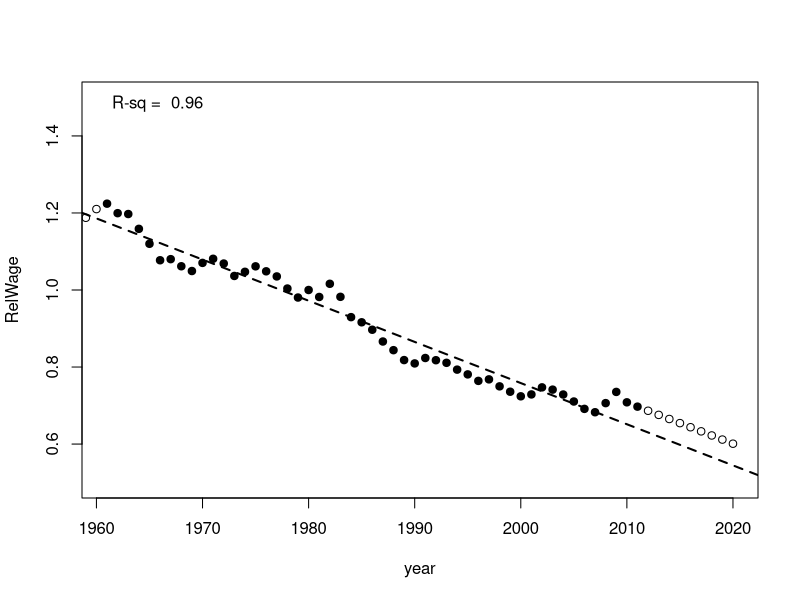
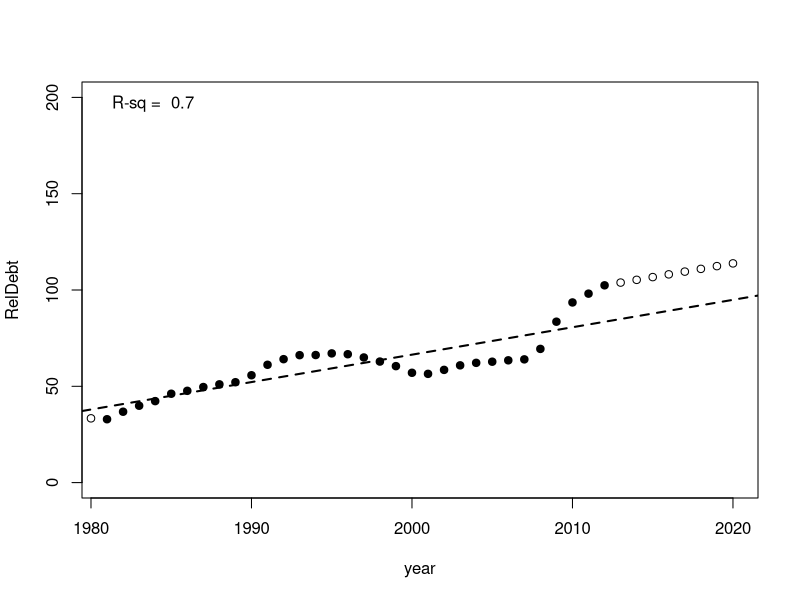
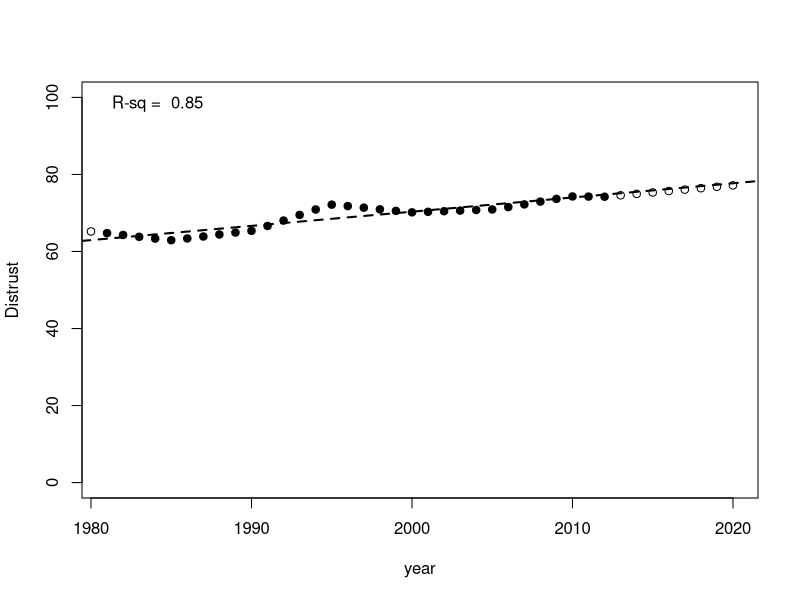
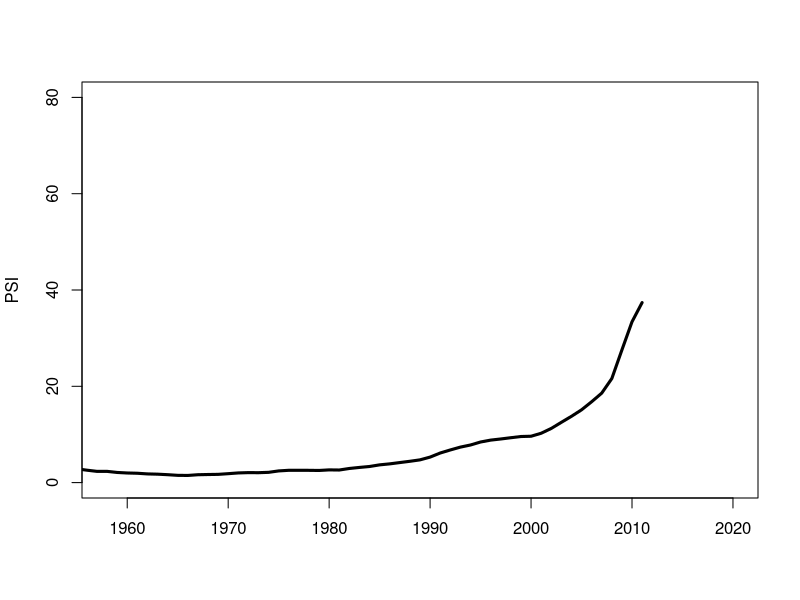

R code for these plots, in order:
data <- read.csv("PSImodel2020.csv")

w_0 = 1
mu_0 = 0.1
lambda = 0.5 

RelWage1 <- data$ProdWage/data$GDPpc
RelWage1 <- RelWage1/RelWage1[data$year == 1980]
RelWage2 <- data$UnskillWage/data$GDPpc
RelWage2 <- RelWage2/RelWage2[data$year == 1980]
data$RelWage <- (RelWage1+RelWage2)/2

################    Extrapolations
### Extrapolate RelWage to 2020
RegrDat <- subset(data[data$year > 1960,], select = c(year, RelWage))
print( res <- summary(fit <- lm(RegrDat[2:1])) )
plot(RegrDat, pch=16, ylim=c(0.5,1.5))
abline(fit, lty=2, lwd=2)
legend("topleft", paste("R-sq = ", round(res$r.squared, digits=2) ), bty="n")
data$RelWage[data$year > 2011] <- data$RelWage[data$year == 2011] + fit$coefficients[2]*1:9
points(data$year, data$RelWage)

### Extrapolate RelDebt forward to 2020
RegrDat <- subset(data[data$year > 1980,], select = c(year, RelDebt))
print( res <- summary(fit <- lm(RegrDat[2:1])) )
plot(RegrDat, pch=16, ylim=c(0, 200))
abline(fit, lty=2, lwd=2)
legend("topleft", paste("R-sq = ", round(res$r.squared, digits=2) ), bty="n")
data$RelDebt[data$year > 2012] <- data$RelDebt[data$year == 2012] + fit$coefficients[2]*1:8
points(data$year, data$RelDebt)

### Extrapolate Distrust back from 1958 and forward to 2020
data$Distrust[data$year < 1958] <- data$Distrust[data$year == 1958]
RegrDat <- subset(data[data$year > 1980,], select = c(year, Distrust))
print( res <- summary(fit <- lm(RegrDat[2:1])) )
plot(RegrDat, pch=16, ylim=c(0, 100))
abline(fit, lty=2, lwd=2)
legend("topleft", paste("R-sq = ", round(res$r.squared, digits=2) ), bty="n")
data$Distrust[data$year > 2012] <- data$Distrust[data$year == 2012] + fit$coefficients[2]*1:8
points(data$year, data$Distrust)

########  Calculate e and epsilon
data <- data[data$year > 1944,]
data$elite[data$year == 1945] <- 1
for(t in 2:nrow(data)){
  data$elite[t] <- data$elite[t-1] + mu_0*(w_0 - data$RelWage[t-1])/data$RelWage[t-1]
}

data$epsilon <- (1 - lambda*data$RelWage)/data$elite
data$epsilon <- data$epsilon/data$epsilon[1]

### Convert percentages to proportions
data$Urbanization <- data$Urbanization/100
data$Age20_29 <- data$Age20_29/60  ### Discounting children and old
data$RelDebt <- data$RelDebt/100
data$Distrust <- data$Distrust/100

### Calculate and plot PSI
data$PSI <- 100*(1/data$RelWage)*data$Urbanization*data$Age20_29*(data$elite/data$epsilon)*data$RelDebt*data$Distrust 
gdat <- subset(data, select = c(year, PSI))
plot(gdat[gdat$year < 2012,], xlim=c(1958,2020), ylim=c(0,80), type="l", lwd=3, xlab="")
